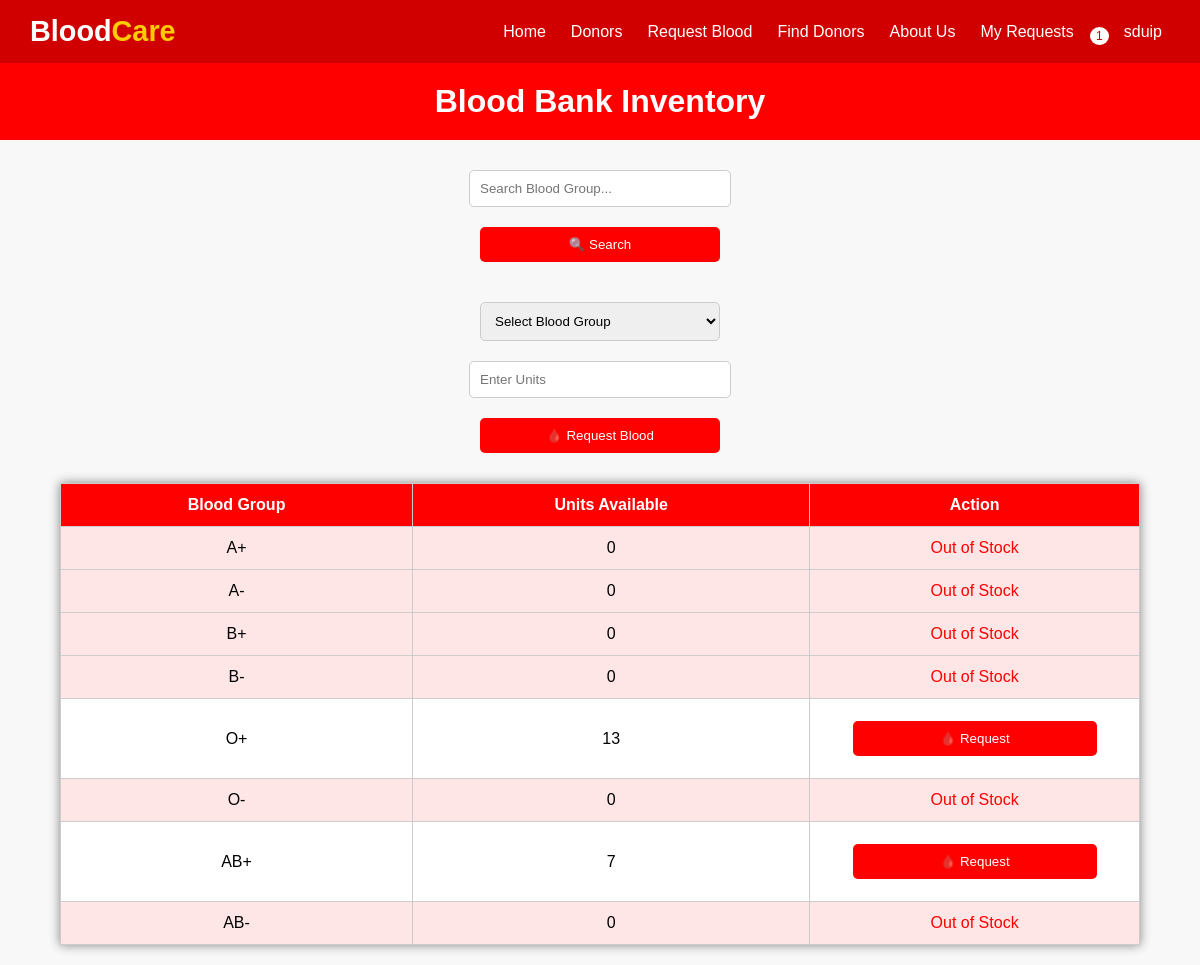
/user_inventory.php (signed in), run on the app's committed database.
### tables this page shows
CREATE TABLE `inventory` (
  `id` int(11) NOT NULL,
  `blood_group` varchar(5) NOT NULL,
  `units_available` int(11) DEFAULT 0,
  `name` varchar(100) DEFAULT NULL,
  `city` varchar(100) DEFAULT NULL,
  `contact` varchar(15) DEFAULT NULL
);

### user_inventory.php (the view, shortened to what this page needs)
<?php
include 'connection.php';
$search = "";
if (isset($_POST['search'])) {
    $search = $_POST['search_text'];
    $stmt = $con->prepare("SELECT * FROM inventory WHERE blood_group LIKE ?");
    $likeSearch = "%$search%";
    $stmt->bind_param("s", $likeSearch);
    $stmt->execute();
    $inventory = $stmt->get_result();
} else {
    $inventory = $con->query("SELECT * FROM inventory");
}
?>
<!DOCTYPE html>
<html lang="en">
<head>
</head>
<body>
<header>
    <div class="header-container">
        <div class="logo">Blood<span>Care</span></div>
        <nav>
            <ul id="navMenu">
                <li><a href="index.php">Home</a></li>
                <li><a href="#donors">Donors</a></li>
                <li><a href="user_inventory.php" class="active">Request Blood</a></li>
                <li><a href="search.php">Find Donors</a></li>
                <li><a href="#about-us">About Us</a></li>
                <li><a href="my_requests.php">My Requests</a></li>
                <li class="dropdown" style="position: relative;">
                    <a href="#" id="bellBtn">
                        <span class="badge">1</span>
                    </a>
                </li>
                <li class="dropdown">
                    <a href="#">
                        <div class="user-info">
                            <span><?php echo htmlspecialchars($_SESSION['user_name']); ?></span>
                        </div>
                    </a>
                </li>
            </ul>
        </nav>
    </div>
</header>
</head>
<body>
    <h1>Blood Bank Inventory</h1>
    <form method="post">
        <input type="text" name="search_text" placeholder="Search Blood Group..." value="<?= htmlspecialchars($search) ?>">
        <button type="submit" name="search">🔍 Search</button>
    </form>
    <form method="post">
        <select name="blood_group" required>
            <option value="">Select Blood Group</option>
        </select>
        <input type="number" name="units" placeholder="Enter Units" min="1" required>
        <button type="submit" name="request_blood">🩸 Request Blood</button>
    </form>
    <table>
        <tr>
            <th>Blood Group</th>
            <th>Units Available</th>
            <th>Action</th>
        </tr>
        <?php if ($inventory->num_rows > 0): ?>
            <?php while($row = $inventory->fetch_assoc()): ?>
                <tr class="<?= ($row['units_available'] < 5) ? 'low-stock' : '' ?>">
                    <td><?= $row['blood_group'] ?></td>
                    <td><?= $row['units_available'] ?></td>
                    <td>
                        <?php if ($row['units_available'] > 0): ?>
                            <form method="post" style="display:inline;">
                                <button type="submit" name="request_blood">🩸 Request</button>
                            </form>
                        <?php else: ?>
                            <span style="color:red;">Out of Stock</span>
                        <?php endif; ?>
                    </td>
                </tr>
            <?php endwhile; ?>
        <?php else: ?>
            <tr>
                <td colspan="3">No results found.</td>
            </tr>
        <?php endif; ?>
    </table>
</body>
</html>

### user_inventory.php (style rules this page uses)
body { font-family: Arial, sans-serif; background: #f8f8f8; margin: 0; text-align: center; }
.header-container { display: flex; justify-content: space-between; align-items: center; padding: 15px 30px; background-color: #d10000; color: white; position: sticky; top: 0; z-index: 1000; }
.logo { font-size: 1.8rem; font-weight: bold; color: white; }
.logo span { color: #ffcc00; }
nav ul { display: flex; list-style: none; gap: 25px; margin: 0; padding: 0; align-items: center; }
nav ul li a { text-decoration: none; color: white; font-weight: 500; font-size: 1rem; transition: opacity 0.3s ease; }
.badge { background-color: white; color: #d10000; font-size: 0.75rem; padding: 2px 6px; border-radius: 50%; position: absolute; top: -5px; right: -10px; }
.user-info { display: flex; align-items: center; gap: 8px; color: white; }
h1 { background: red; color: white; padding: 20px; margin: 0; }
form { margin: 20px auto; width: 300px; }
input, select, button { padding: 10px; width: 80%; margin: 10px 5%; border-radius: 5px; border: 1px solid #ccc; }
button { background: red; color: white; border: none; cursor: pointer; }
table { width: 90%; margin: 20px auto; border-collapse: collapse; background: white; box-shadow: 0 0 10px gray; }
th, td { padding: 12px; border: 1px solid #ccc; text-align: center; }
th { background: red; color: white; }
tr.low-stock { background: #ffe6e6; }

### data on the page
inventory: blood_group "A+", units_available "0", shows "Out of Stock"
inventory: blood_group "A-", units_available "0", shows "Out of Stock"
inventory: blood_group "B+", units_available "0", shows "Out of Stock"
inventory: blood_group "B-", units_available "0", shows "Out of Stock"
inventory: blood_group "O+", units_available "13"
inventory: blood_group "O-", units_available "0", shows "Out of Stock"
inventory: blood_group "AB+", units_available "7"
inventory: blood_group "AB-", units_available "0", shows "Out of Stock"

### other printed values
$_SESSION['user_name'] "sduip"
